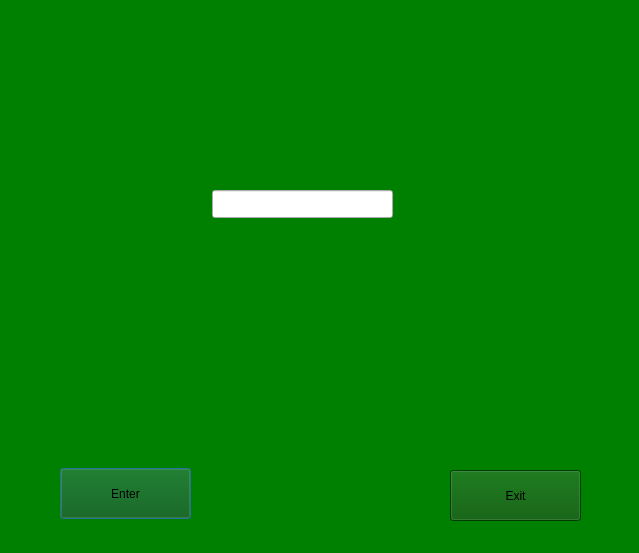
<?xml version="1.0" encoding="UTF-8"?>
<ui version="4.0">
 <class>Dialog</class>
 <widget class="QDialog" name="Dialog">
  <property name="geometry">
   <rect>
    <x>0</x>
    <y>0</y>
    <width>639</width>
    <height>553</height>
   </rect>
  </property>
  <property name="windowTitle">
   <string>Dialog</string>
  </property>
  <property name="windowIcon">
   <iconset resource="resources.qrc">
    <normaloff>:/img/mainwindow_icon.png</normaloff>:/img/mainwindow_icon.png</iconset>
  </property>
  <property name="styleSheet">
   <string notr="true">QDialog {
	background-color: green;
}</string>
  </property>
  <widget class="QPushButton" name="enter_button">
   <property name="geometry">
    <rect>
     <x>60</x>
     <y>468</y>
     <width>131</width>
     <height>51</height>
    </rect>
   </property>
   <property name="styleSheet">
    <string notr="true">QPushButton {
	background-color: rgb(0, 85, 0);
}

QPushButton:hover {
	background-color:  rgb(0, 102, 0);
}

QPushButton:pressed {
	background-color:  rgb(0, 124, 0);
}</string>
   </property>
   <property name="text">
    <string>Enter</string>
   </property>
  </widget>
  <widget class="QPushButton" name="exit_button">
   <property name="geometry">
    <rect>
     <x>450</x>
     <y>470</y>
     <width>131</width>
     <height>51</height>
    </rect>
   </property>
   <property name="styleSheet">
    <string notr="true">QPushButton {
	background-color: rgb(0, 85, 0);
}

QPushButton:hover {
	background-color:  rgb(0, 102, 0);
}

QPushButton:pressed {
	background-color:  rgb(0, 124, 0);
}</string>
   </property>
   <property name="text">
    <string>Exit</string>
   </property>
  </widget>
  <widget class="QLabel" name="game_output">
   <property name="geometry">
    <rect>
     <x>220</x>
     <y>140</y>
     <width>171</width>
     <height>31</height>
    </rect>
   </property>
   <property name="text">
    <string/>
   </property>
  </widget>
  <widget class="QLineEdit" name="user_input">
   <property name="geometry">
    <rect>
     <x>212</x>
     <y>190</y>
     <width>181</width>
     <height>28</height>
    </rect>
   </property>
  </widget>
 </widget>
 <resources>
  <include location="resources.qrc"/>
 </resources>
 <connections/>
</ui>
